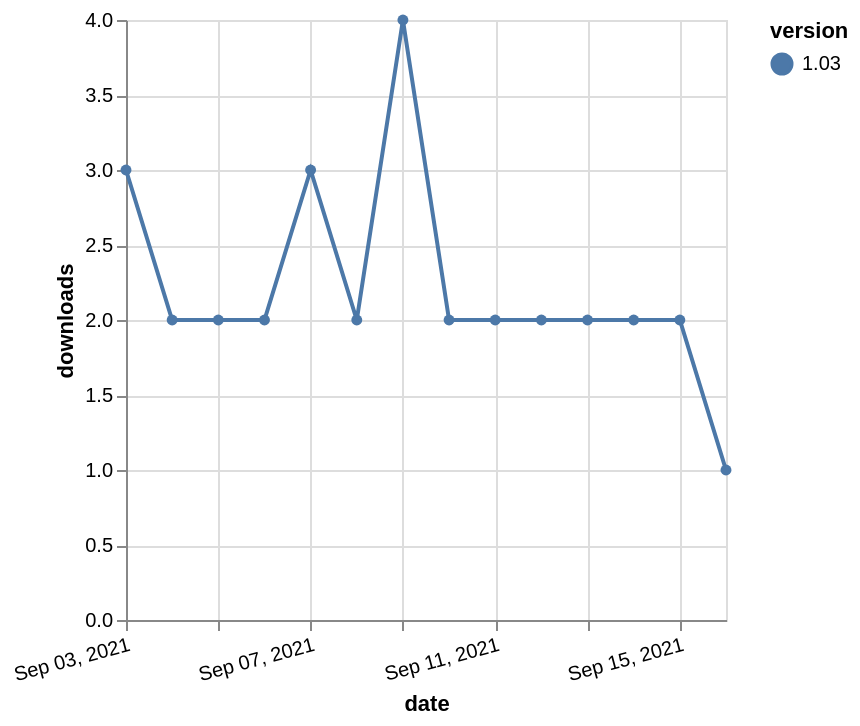

Source (Vega-Lite JSON):
### Vega-Lite specification from a JSON file in a GitHub repository (floating-point values rounded to 4 significant figures)
{"$schema": "https://vega.github.io/schema/vega-lite/v5.json", "description": "A simple bar chart with embedded data.", "data": {"values": [{"date": "2021-09-03", "total": 2754, "delta": 3, "version": "1.03"}, {"date": "2021-09-04", "total": 2756, "delta": 2, "version": "1.03"}, {"date": "2021-09-05", "total": 2758, "delta": 2, "version": "1.03"}, {"date": "2021-09-06", "total": 2760, "delta": 2, "version": "1.03"}, {"date": "2021-09-07", "total": 2763, "delta": 3, "version": "1.03"}, {"date": "2021-09-08", "total": 2765, "delta": 2, "version": "1.03"}, {"date": "2021-09-09", "total": 2769, "delta": 4, "version": "1.03"}, {"date": "2021-09-10", "total": 2771, "delta": 2, "version": "1.03"}, {"date": "2021-09-11", "total": 2773, "delta": 2, "version": "1.03"}, {"date": "2021-09-12", "total": 2775, "delta": 2, "version": "1.03"}, {"date": "2021-09-13", "total": 2777, "delta": 2, "version": "1.03"}, {"date": "2021-09-14", "total": 2779, "delta": 2, "version": "1.03"}, {"date": "2021-09-15", "total": 2781, "delta": 2, "version": "1.03"}, {"date": "2021-09-16", "total": 2782, "delta": 1, "version": "1.03"}]}, "width": "container", "mark": {"type": "line", "point": {"filled": true}}, "encoding": {"x": {"field": "date", "type": "temporal", "timeUnit": "yearmonthdate", "title": "date", "axis": {"labelAngle": -15}}, "y": {"field": "delta", "type": "quantitative", "title": "downloads"}, "color": {"field": "version", "type": "nominal"}, "tooltip": {"field": "delta"}}}
